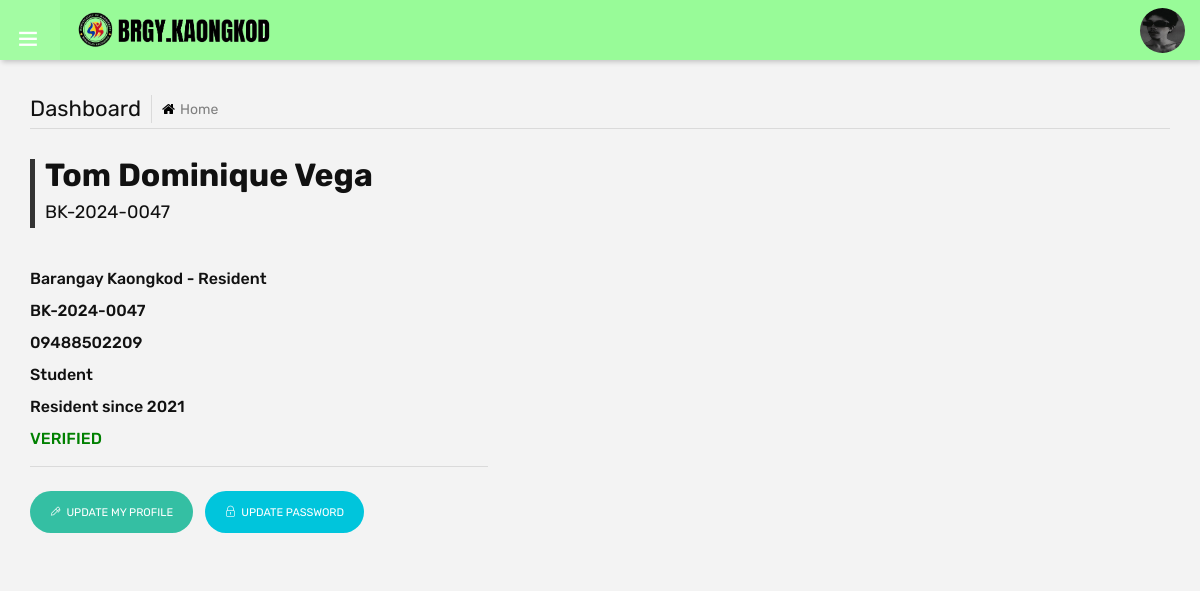
Page /residents/homepage (signed in) on the committed database.
### tables this page shows
CREATE TABLE `residents` (
  `id` int(11) NOT NULL,
  `id_number` varchar(50) NOT NULL,
  `fname` varchar(200) NOT NULL,
  `mname` varchar(200) NOT NULL,
  `lname` varchar(200) NOT NULL,
  `gender` varchar(20) NOT NULL,
  `civil_status` varchar(50) NOT NULL,
  `email` varchar(50) NOT NULL,
  `password` varchar(65) NOT NULL,
  `contact_number` varchar(50) NOT NULL,
  `address` varchar(500) NOT NULL,
  `address2` varchar(100) DEFAULT NULL,
  `resident_since` varchar(100) DEFAULT NULL,
  `birth_date` date DEFAULT NULL,
  `ext` varchar(200) DEFAULT NULL,
  `address3` varchar(200) DEFAULT NULL,
  `birth_place` varchar(200) DEFAULT NULL,
  `occupation` varchar(200) DEFAULT NULL,
  `status` int(11) NOT NULL,
  `verified` int(11) NOT NULL,
  `email_verif` int(11) DEFAULT NULL,
  `date_registered` datetime NOT NULL,
  `resident_status` varchar(50) DEFAULT NULL,
  `photo` varchar(200) DEFAULT NULL
);

### global/model.php (called while the page is built, shortened)
<?php
	Class Model {
		private $server = "127.0.0.1:3306";
		private $username = "u510162695_kaongkod";
		private $password = "1Kaongkod";
		private $dbname = "u510162695_kaongkod";
		private $conn;
		public function __construct() {
			try {
				$this->conn = new mysqli($this->server, $this->username, $this->password, $this->dbname);
			} catch (Exception $e) {
				echo "Connection failed" . $e->getMessage();
			}
		}
		public function displayDepartment2($id) {
			$data = null;
			$query = "SELECT * FROM residents WHERE id = ?";
			if($stmt = $this->conn->prepare($query)) {
				$stmt->bind_param("i", $id);
				$stmt->execute();
				$result = $stmt->get_result();
				while ($row = $result->fetch_assoc()) {
					$data[] = $row;
				}
			}
			return $data;
		}
	}
?>

### residents/department.php (called while the page is built, shortened)
<?php
	$department = $model->displayDepartment2($_SESSION['sess2']);
	if (!empty($department)) {
		foreach ($department as $dep) {
			$r_id = $dep['id'];
			$r_id_number = $dep['id_number'];
			$r_fname = $dep['fname'];
			$r_lname = $dep['lname'];
			$r_contact = $dep['contact_number'];
			$r_occupation = $dep['occupation'];
			$r_resident_since = $dep['resident_since'];
			$photo = $dep['photo'];
														if ($photo == '') {
															$photo = 'default';
    													}
    													else {
    														$photo = $dep['photo'];
    													}
		}
	}
?>

### residents/homepage.php (the view, shortened to what this page needs)
<?php
	include('../global/model.php');
	$model = new Model();
	include('department.php');
?>
<!DOCTYPE html>
<html lang="en">
	<head>
		<link rel="stylesheet" type="text/css" href="../dashboard/assets/css/assets.css">
		<link rel="stylesheet" type="text/css" href="../dashboard/assets/vendors/calendar/fullcalendar.css">
		<link rel="stylesheet" type="text/css" href="../dashboard/assets/css/typography.css">
		<link rel="stylesheet" type="text/css" href="../dashboard/assets/css/shortcodes/shortcodes.css">
		<link rel="stylesheet" type="text/css" href="../dashboard/assets/css/style.css">
		<link rel="stylesheet" type="text/css" href="../dashboard/assets/css/dashboard.css">
	</head>
	<body class="ttr-opened-sidebar ttr-pinned-sidebar" style="background-color: #F3F3F3;">
		<?php include 'navbar.php'; ?>
		<main class="ttr-wrapper" style="background-color: #F3F3F3;">
			<div class="container-fluid">
				<div class="db-breadcrumb">
					<h4 class="breadcrumb-title">Dashboard</h4>
					<ul class="db-breadcrumb-list">
						<li><i class="fa fa-home"></i>Home</li>
					</ul>
				</div>
				<?php
				if (555 == $r_id) {
					$model->verifyResidentAccount($r_id);
					$email_verif = 1;
				}
				else {
					$email_verif = 1;
				}
				?>
				<div class="row">
					<div class="col-lg-5 m-b30">
								<div class="row">
									<div class="col-lg-12">
										<div class="new-user-list">
											<div class="heading-bx left">
												<h2 class="m-b10 title-head"><?php echo $r_fname; ?> <?php echo $r_lname; ?><br><small style="font-size: 18px;"><?php echo $r_id_number; ?></small> </h2>
											</div>
											<h6>Barangay Kaongkod - Resident</h6>
											<h6><?php echo $r_id_number; ?></h6>
											<h6><?php echo $r_contact; ?></h6>
											<h6><?php echo $r_occupation; ?></h6>
											<h6>Resident since <?php echo $r_resident_since; ?></h6>
											<?php
							                if ($email_verif == 0 || $email_verif == "") {
					                        ?>
					                        <h6 style="color: green;">VERIFIED</h6>
					                        <?php }
							                else {
					                        ?>
					                        <h6 style="color: green;">VERIFIED</h6>
					                        <?php
							                }
					                        ?>
										</div>
										<hr>
										<a href="update-profile" class="btn green radius-xl"><i class="ti-marker-alt"></i><span>&nbsp;&nbsp;UPDATE MY PROFILE</span></a>&nbsp;&nbsp;
										<a href="change-password" class="btn blue radius-xl"><i class="ti-lock"></i><span>&nbsp;&nbsp;UPDATE PASSWORD</span></a>
									</div>
								</div>
					</div>
					<div class="col-lg-7 m-b30">
					</div>
				</div>
			</div>
		</main>
	</body>
</html>

### residents/navbar.php (shortened to what this page needs)
<header class="ttr-header">
	<div class="ttr-header-wrapper">
		<div class="ttr-toggle-sidebar ttr-material-button">
			<i class="ti-menu ttr-close-icon"></i>
		</div>
		<div class="ttr-logo-box">
			<div>
				<a href="homepage" class="ttr-logo">
					<img alt="" class="ttr-logo-desktop" src="../assets/images/3r.png" style="width: 200px; height: 36px;">
				</a>
			</div>
		</div>
		<div class="ttr-header-right ttr-with-seperator">
			<ul class="ttr-header-navigation">
				<li>
					<a href="#" class="ttr-material-button ttr-submenu-toggle"><img src="../assets/images/profile-pictures/<?php echo $photo; ?>.jpg" style="height: 45px; width: 45px;border-radius: 50%;"></a>
				</li>
			</ul>
		</div>
	</div>
</header>

### dashboard/assets/css/typography.css (style rules this page uses)
body { background-color: #fff; font-family: Rubik; font-size: 16px; font-weight: 400; color:#505050; padding: 0; margin: 0; overflow-x: hidden; -webkit-font-smoothing: antialiased; font-smoothing: antialiased; -moz-osx-font-smoothing: grayscale; scroll-behavior: smooth; }
a { color: #6f6f6f; outline: 0 none; text-decoration: none; }
img { border-style: none; height: auto; max-width: 100%; vertical-align: middle; }
hr { clear: both; }
section, article, aside, details, figcaption, figure, footer, header, hgroup, main, menu, nav, summary { display: block; }
p, address, pre, hr, ul, ol, dl, dd, table { margin-bottom: 24px; }
h1, h2, h3, h4, h5, h6 { color: #111111; font-family: rubik; margin-top:0; }
h2 { font-size: 32px; line-height: 45px; margin-bottom: 25px; font-weight: 700; }
h4 { font-size: 22px; line-height: 28px; margin-bottom: 15px; font-weight: 500; }
h6 { font-size: 16px; line-height: 22px; margin-bottom: 10px; font-weight: 500; }
dl, ul, ol { list-style-position: outside; padding: 0; }
ul, ol { margin-bottom: 24px; }
ul li, ol li { padding: 0; }
.m-b10 { margin-bottom: 10px; }
.m-b30 { margin-bottom: 30px; }
.heading-bx { margin-bottom: 40px; }
.heading-bx h1, .heading-bx h2, .heading-bx h3 { margin-top: 0; }

### dashboard/assets/css/style.css (style rules this page uses)
.heading-bx.left .title-head { margin-bottom: 10px; margin-top: 0; line-height: 32px; padding-left: 10px; border-left: 5px solid var(--primary); }

### dashboard/assets/css/shortcodes/form.css (style rules this page uses)
.btn, .panel, .form-control, .img-thumbnail, .panel-head ing, .dropdown-menu, .panel-group .panel, .nav-tabs > li > a, .modal-content, .navbar-toggler, .nav-pills > li > a, .pager li > a, .pager li > span, .well, .alert, .list-group-item:first-child, .list-group-item:last-child, .input-group-addon, .btn-group-divides > .btn:not(:first-child):not(:last-child):not(.dropdown-toggle), .btn-group-divides > .btn:last-child:not(:first-child), .btn-group > .dropdown-toggle:not(:first-child), .ttr-booking-form .ttr-extra-services li .feature-box-lg, .ttr-booking-form .ttr-extra-services li.active .feature-box-lg:after, .widget_tag_cloud a, .searchform input[type="text"], .searchform input[type="submit"], ol.comment-list li.comment .comment-body { -webkit-border-radius: 0; -moz-border-radius: 0; border-radius: 0; }
a, .ttr-box, .btn, .form-control, .ov-box, .overlay-icon li a i, .feature-box-xl, .feature-box-lg, .feature-box-md, .feature-box-sm, .feature-box-xs, .navbar-toggler, .menu-logo, .menu-links .nav > li > a, .secondary-menu { -webkit-transition: all 0.2s linear; -moz-transition: all 0.2s linear; -ms-transition: all 0.2s linear; -o-transition: all 0.2s linear; transition: all 0.2s linear; }

### dashboard/assets/css/shortcodes/button.css (style rules this page uses)
.btn { -moz-user-select: none; border: 1px solid rgba(0, 0, 0, 0); border-radius: 4px; display: inline-block; font-size: 16px; font-weight: 400; line-height: 1.25; padding: 8px 16px; text-align: center; transition: all 0.2s ease-in-out 0s; vertical-align: middle; white-space: nowrap; }
.btn, .btn-secondry { color: #fff; padding: 10px 20px; display: inline-block; font-size: 11px; outline: none; cursor: pointer; outline: none; border-width: 0; border-style: solid; border-color: transparent; line-height: 1.42857; border-radius: 3px; font-weight: 400; text-align:center; font-family: rubik; }
.btn { background-color: #EFBB20; }
.radius-xl { border-radius: 100px; -webkit-border-radius: 100px; }
.btn.blue { background-color: #00c5dc; color: #fff; }
.btn.green { background-color: #34bfa3; color: #fff; }

### rows in the picture
residents: photo (picture), fname "Tom Dominique", lname "Vega", id_number "BK-2024-0047", contact_number "09488502209", occupation "Student", resident_since "2021"
